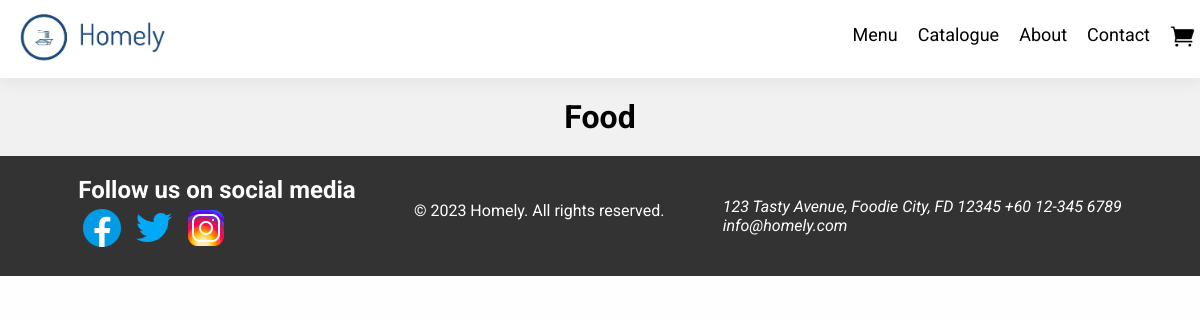
Before: /food/ with the older database file.
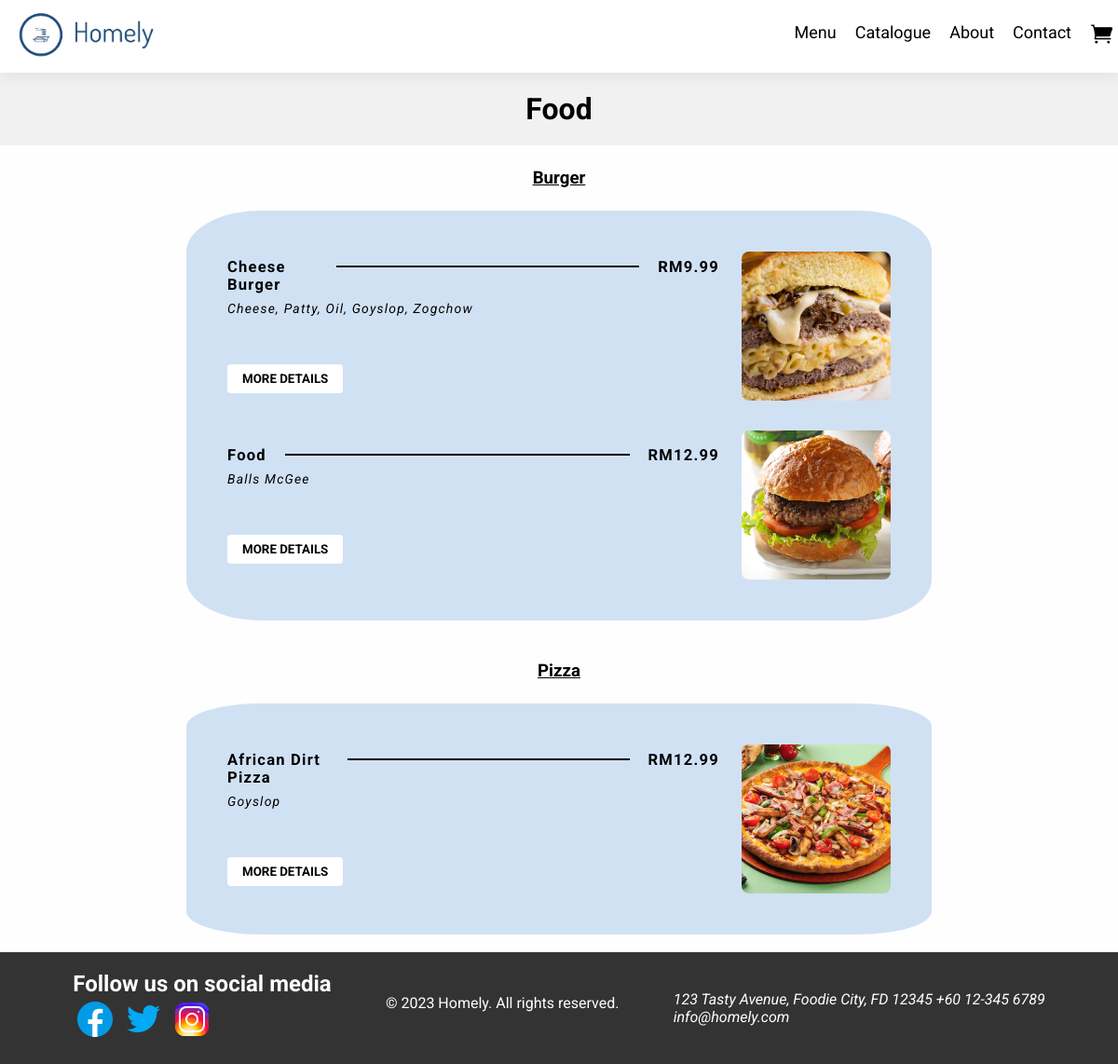
After: the same page with the newer database file.
### restaurant/models.py (models this page shows, shortened)
class FoodItem(models.Model):
    type = models.CharField(max_length=100)
    category = models.CharField(max_length=100)
    name = models.CharField(max_length=100)
    price = models.DecimalField(max_digits=6, decimal_places=2)
    description = models.TextField()
    image = models.ImageField(upload_to='menu_items/')
    details_url = models.URLField(blank=True, null=True)

### restaurant/views.py (the view)
# urls.py: path('food/', views.food, name="food"),
def food(request):
    food_items = FoodItem.objects.all().filter(category='Food').order_by('type')
    food_items_grouped = {k: list(v) for k, v in groupby(food_items, key=attrgetter('type'))}
    return render(request, 'food.html', {'food_items_grouped': food_items_grouped.items()})

### templates/food.html
{% extends 'main.html' %} {% load static %} {% block content %}
<h1 class="food-heading">Food</h1>
{% for type, items in food_items_grouped %}
<h3 class="list-header">{{ type }}</h3>
<section class="food-menu">
  <ul>
    {% for item in items %}
    <li class="item-container">
      <section class="item-text">
        <section class="item-header">
          <h5>{{ item.name }}</h5>
          <section class="separator"></section>
          <h5>RM{{ item.price }}</h5>
        </section>
        <section class="item-description">
          <p>{{ item.description }}</p>
        </section>
        <a href="{% url 'item_detail' pk=item.id %}" class="more-details-link">
          <button class="more-details">more details</button>
        </a>
      </section>
      <img
        src="{{ MEDIA_URL }}{{ item.image.url }}"
        alt="{{ item.name }}"
        style="width: 160px; height: 160px"
      />
    </li>
    {% endfor %}
  </ul>
</section>
<br />
{% endfor %} {% endblock %}

Changed rows visible on the page:
now on this page (row edited): FoodItem: type "Burger", name "Cheese Burger", price "9.99", description "Cheese, Patty, Oil, Goyslop, Zogchow", image (picture)
now on this page (row edited): FoodItem: name "Food", price "12.99", description "Balls McGee", image (picture), shown under "Burger"
now on this page (row edited): FoodItem: type "Pizza", name "African Dirt Pizza", price "12.99", description "Goyslop", image (picture)
